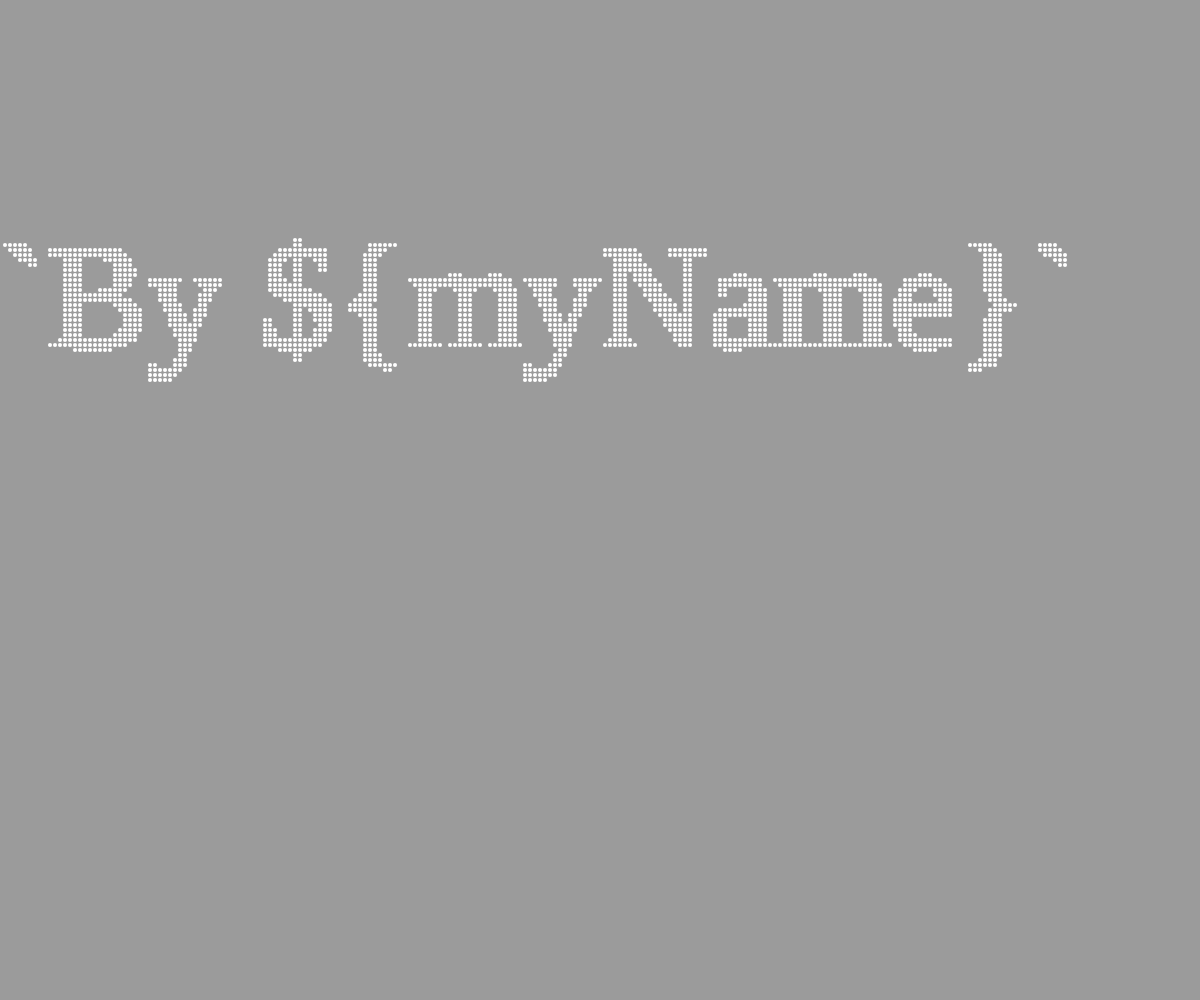
Frame 1 (no input)
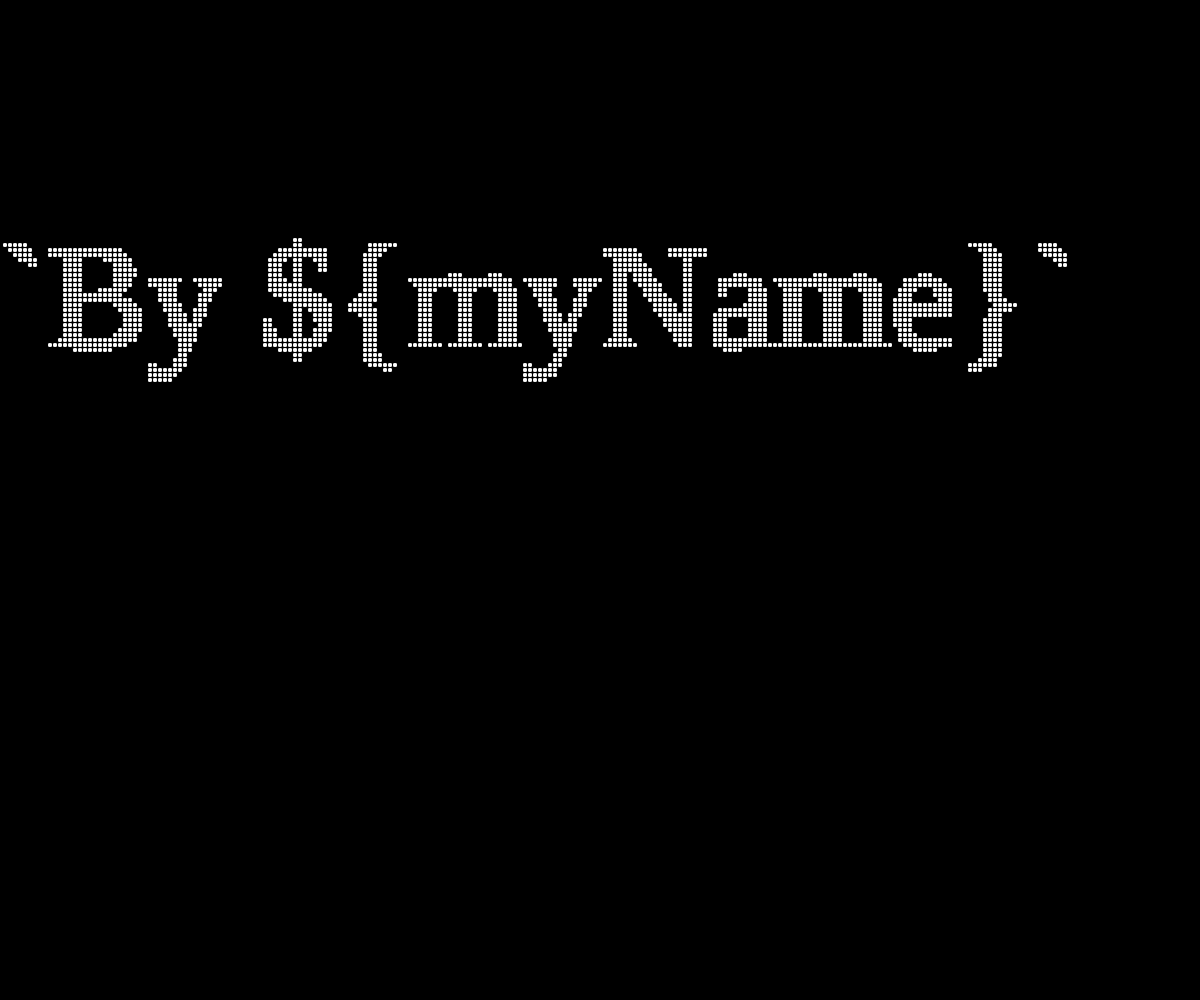
Frame 60 (no input)
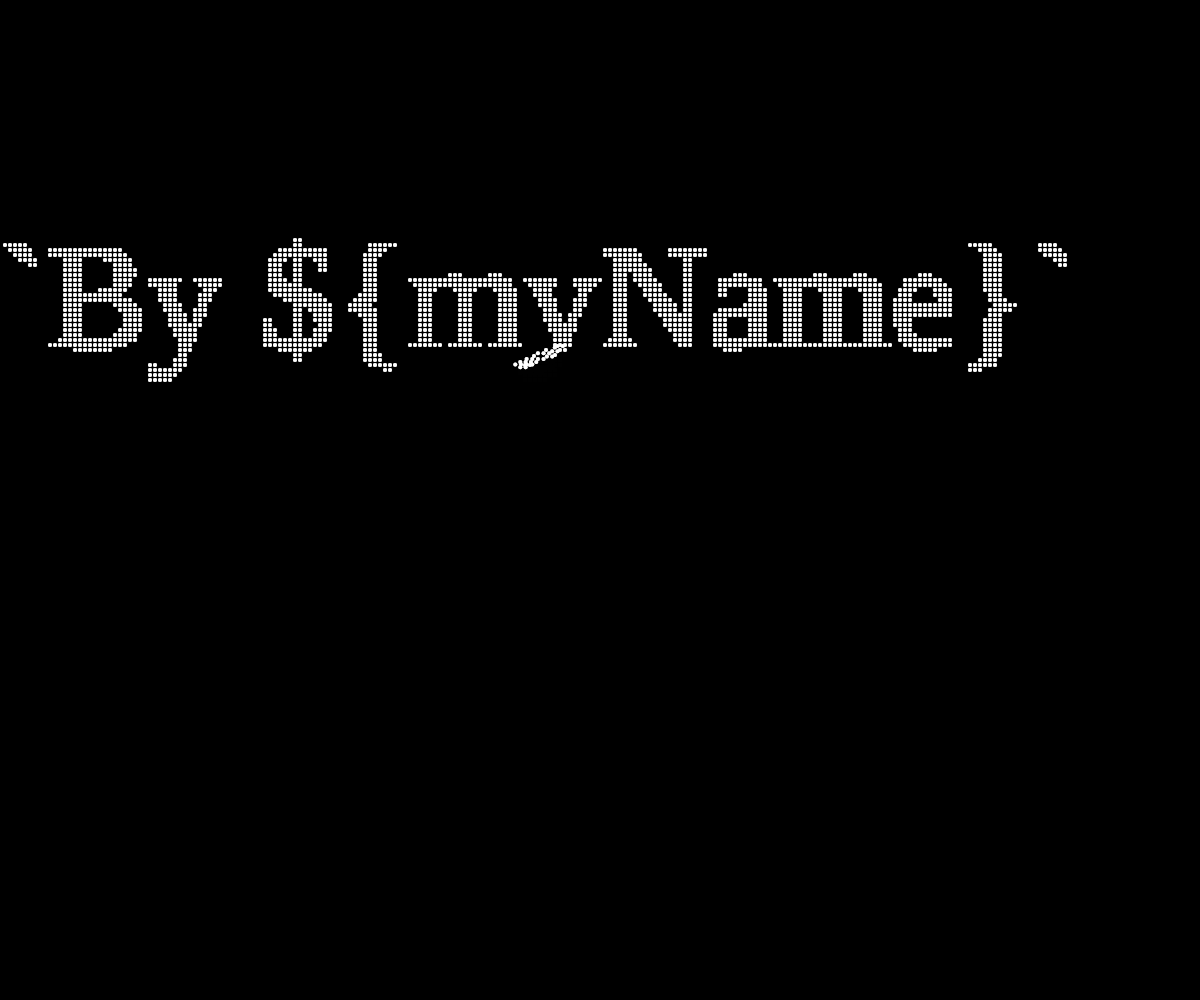
Frame 120 (the mouse pressed at the canvas centre since frame 60)

The p5.js sketch that drew these frames (run headless with seeded random() and noise() and a simulated clock; from frame 60 on, the mouse is pressed at the canvas centre):

// p5.js sketch
// ── sketch.js
let allParticles = []
let noOfBalls = 90000
let ctx
let imageData
let figureNo = 0
let text = '`By ${myName}`'
let mouseMoving
let fontSize = 5
let startX = 0

function setup() {
  createCanvas(innerWidth, innerHeight);
  ctx = document.querySelector('canvas').getContext('2d')
  setBalls()
}

function draw() {
  background(0, 0, 0, 100);
  for (let i = 0; i < allParticles.length; i++) {
    const element = allParticles[i];
    element.update()
  }
}
function setBalls(){
  mouseMoving = false
  ctx.fillStyle = 'white'
  ctx.font = '30px Verdana'
  ctx.fillText(text, 0, 30)
  imageData = ctx.getImageData(0, 0, 300, 100)

  ctx.clearRect(0, 0, innerWidth, innerHeight)
  if (figureNo===0) { 
    for (let y = 0; y < imageData.height; y++) {
      for (let x = 0; x < imageData.width; x++) {
        if (imageData.data[y*imageData.width*4 + x*4 + 2] > 198) {
          allParticles.push(new Particle(x*fontSize+startX, y*fontSize+200, figureNo))
        }
      }
    }
  }
  else{
    let newParticles = []
    for (let y = 0; y < imageData.height; y++) {
      for (let x = 0; x < imageData.width; x++) {
        if (imageData.data[y*imageData.width*4 + x*4 + 2] > 128) {
          let nextX = x*fontSize+startX
          let nextY = y*fontSize+200
          let randomIndex = round(random(0, allParticles.length-1))
          let tempPosition = allParticles[randomIndex]
          let base = {
            x: nextX,
            y: nextY
          }
          newParticles.push(new Particle(tempPosition.basePosition.x,tempPosition.basePosition.y, figureNo, base=base))
        }
      }
    }
    allParticles = [...newParticles]
  }
}
function keyPressed(){
  if (keyCode===13) {
    let command = select('.command-input').value()
    select('.command-input').value('')
    if (command) {
      changeFigure(command)
    }
  }
}
function changeFigure(textNow){
  text = textNow
  figureNo++
  // fontSize = 76/text.length
  // startX = 1000/text.length
  setBalls()
}
function mouseMoved(){
  mouseMoving = true
}


class Particle{
  constructor(x, y, fgNo, base){
    this.position = {
      x: x,
      y: y,
    }
    this.basePosition = base || {
      x: x,
      y: y,
    }
    this.size = 2
    this.angle
    this.velocity = {
      x: 0, 
      y: 0
    }
    this.mass = random(0.5, 1.5)
    this.figureNo = fgNo
    this.visible = true
  }
  draw(){
    if (!this.visible) return
    fill(255)
    ctx.fillStyle = 'white'
    ctx.beginPath()
    ctx.arc(this.position.x, this.position.y, this.size, 0, Math.PI*2)
    ctx.fill()
    // circle(this.position.x, this.position.y, this.size)
  }
  update(){
    if (dist(this.position.x, this.position.y, mouseX, mouseY) < 160 && mouseMoving) {
      this.angle = atan2(mouseY-this.position.y, mouseX-this.position.x)
      this.force = dist(mouseX, mouseY, this.position.x, this.position.y)
      this.velocity = {
        x: -cos(this.angle)*this.force*2.5/40,
        y: -sin(this.angle)*this.force*2.5/40
      }
      if (dist(mouseX, mouseY, this.position.x+this.velocity.x, this.position.y+this.velocity.y)>160) {
        this.velocity = {
          x: 0,
          y: 0
        }
      }
    }
    else{
      this.angle = atan2(this.basePosition.y-this.position.y, this.basePosition.x-this.position.x)
      this.force = dist(this.basePosition.x, this.basePosition.y, this.position.x, this.position.y)
      this.velocity = {
        x: cos(this.angle)*this.force*1.2/10,
        y: sin(this.angle)*this.force*1.2/10
      }
    }
    if (this.velocity.x || this.velocity.y) {
      this.position.x += this.velocity.x
      this.position.y += this.velocity.y
    }
    this.draw()
  }
  drawLine(particle){
    stroke(255)
    line(this.position.x, this.position.y, particle.position.x, particle.position.y)
  }
}
